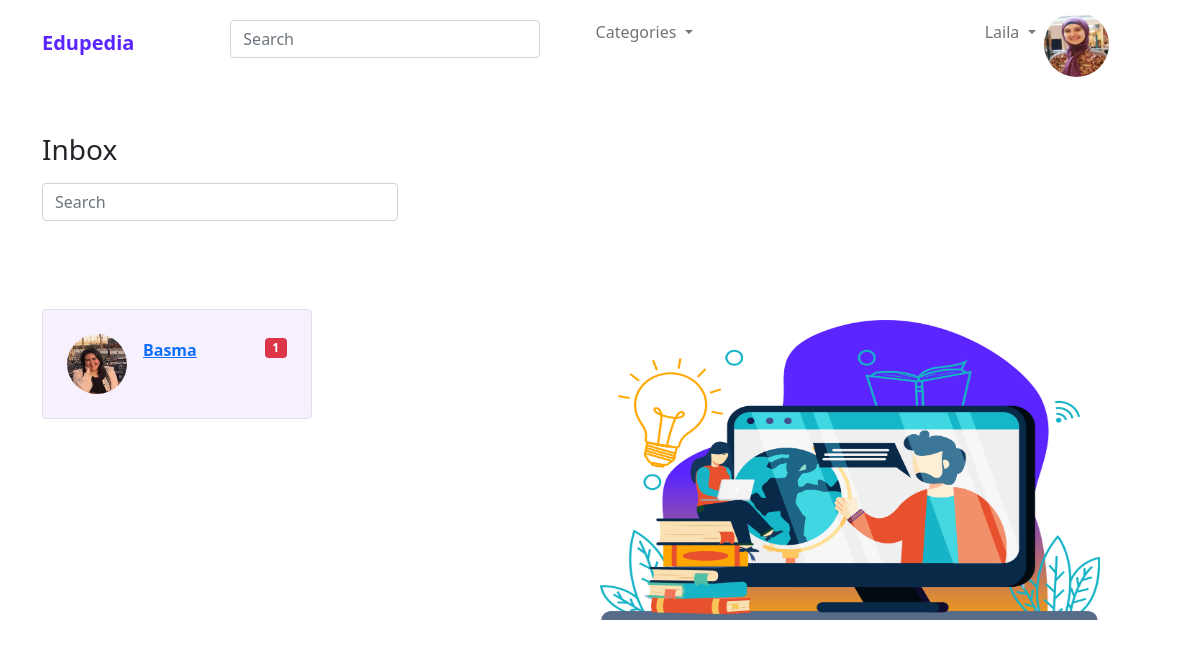
The page /server/messages.php (signed in) on the database as committed earlier.
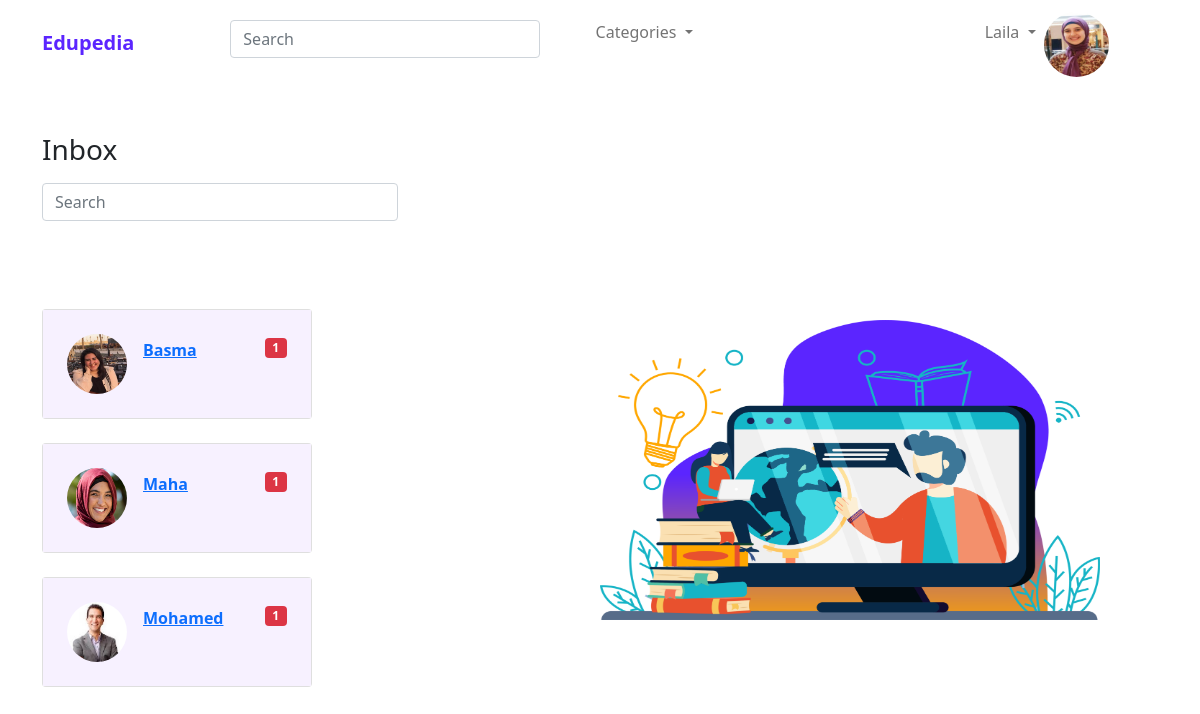
The same page on the database as committed later.
### tables this page shows
CREATE TABLE `message` (
  `id` int(11) NOT NULL,
  `sent_by` int(11) NOT NULL,
  `received_by` int(11) NOT NULL,
  `message` varchar(255) NOT NULL,
  `createdAt` varchar(255) NOT NULL,
  `seen` int(11) DEFAULT NULL
);

CREATE TABLE `user` (
  `id` int(11) NOT NULL,
  `type` int(11) NOT NULL,
  `fname` varchar(50) NOT NULL,
  `email` varchar(62) NOT NULL,
  `password` varchar(255) NOT NULL,
  `security_ans` varchar(255) NOT NULL,
  `picture` varchar(255) DEFAULT NULL,
  `tutor_status` int(11) DEFAULT NULL,
  `admin_rank` int(11) DEFAULT NULL,
  `tutor_cv` varchar(255) DEFAULT NULL,
  `status` text DEFAULT NULL
);

### server/functions.php (called while the page is built, shortened)
<?php
function select($sql)
{
    include 'database.php';
    $result = $conn->query($sql);
    return $result->fetch_assoc();
}
?>

### server/messages.php (the view, shortened to what this page needs)
<html>
<head>
    <link rel="stylesheet" type="text/css" href="styles/styles.css">
    <link href="https://cdn.jsdelivr.net/npm/bootstrap@5.1.3/dist/css/bootstrap.min.css" rel="stylesheet">
    <link href='https://stackpath.bootstrapcdn.com/bootstrap/5.0.0-alpha1/css/bootstrap.min.css' rel='stylesheet'>
    <link href='https://cdnjs.cloudflare.com/ajax/libs/font-awesome/4.0.3/css/font-awesome.css' rel='stylesheet'>
    <link rel="stylesheet" href="https://cdn.jsdelivr.net/npm/bootstrap-icons@1.5.0/font/bootstrap-icons.css">
</head>
<html>
<?php
include 'functions.php';
include 'nav.php';
include 'database.php';
if (isset($_GET['id'])) {
    $user = $_GET['id'];
} else {
    $user = $_SESSION['id'];
}
$sql = "SELECT * FROM message WHERE sent_by='" . $user  . "'or received_by='" . $user  . "'";
$result = $conn->query($sql);
$inbox = array();
?>
<body>
    <div class="container py-5">
        <div class="row">
            <div class="col-md-6 col-lg-5 col-xl-4 mb-4 mb-md-0">
                <h3 class="font-weight-bold mb-3 text-left text-lg-start" id="inbox">Inbox</h3>
                <form class="w-auto">
                    <input type="text" class="form-control" name="search_text1" placeholder="Search" id="search_text1" aria-label="Search" />
                </form>
                <br>
                <br>
                <br>
                <?php
                while ($row = $result->fetch_assoc()) {
                    if ($row['sent_by'] == $user) {
                        $sql1 = "SELECT * FROM user WHERE id='" . $row['received_by'] . "'";
                        $result1 = select($sql1);
                        if (!in_array($row['received_by'], $inbox)) {
                            array_push($inbox, $row['received_by']);
                        } else {
                            continue;
                        }
                ?>
                    <?php
                    } else {
                        $sql1 = "SELECT * FROM user WHERE id='" . $row['sent_by'] . "'";
                        $result1 = select($sql1);
                        if (!in_array($row['sent_by'], $inbox)) {
                            array_push($inbox, $row['sent_by']);
                        } else {
                            continue;
                        }
                    }
                    ?>
                    <div class="card">
                        <div class="card-body" style="background-color:#F7F1FF;">
                            <?php
                            if ($user == $_SESSION['id']) {
                            ?>
                                <ul class="list-unstyled mb-0">
                                    <li class="p-2 ">
                                        <a href="#!" class="d-flex justify-content-between">
                                            <div class="d-flex flex-row">
                                                <img src=<?php echo $result1['picture'] ?> alt="avatar" class="rounded-circle d-flex align-self-center me-3 shadow-1-strong" width="60" height="60">
                                                <div class="pt-1">
                                                    <p class="fw-bold mb-0" onclick="location.href='message.php?receiver=<?php echo $result1['id']; ?>'"><?php echo $result1['fname'] ?></p>
                                                </div>
                                            </div>
                                            <div class="pt-1">
                                                <span class="badge bg-danger float-end">1</span>
                                            </div>
                                        </a>
                                    </li>
                                </ul>
                            <?php
                            }
                            ?>
                        </div>
                    </div>
                    <br>
                <?php
                }
                ?>
            </div>
        </div>
    </div>
    <div class="col-md-6">
        <img id="illustration" src="../server/images/backgroundtutor.png" class="img-fluid" style="width: 500px;position:absolute;left:50%;top:40%" alt="Responsive image">
    </div>
</html>

### server/nav.php (shortened to what this page needs)
<html>
<?php
if (!empty($_SESSION['user'])) {
    if ($_SESSION["user"] == 1) {
        include_once 'navbarAdmin.php';
    } else if ($_SESSION["user"] == 2) {
        include_once 'navbarLearner.php';
    } else if ($_SESSION["user"] == 3) {
        include_once 'navbarAdmin.php';
    } else if ($_SESSION["user"] == 4) {
        include_once 'navbarAdmin.php';
    }
} else {
    include_once 'navbar.php';
}
?>
</html>

### server/navbarAdmin.php (shortened to what this page needs)
<html>
<?php
include_once 'database.php';
?>
<head>
    <link rel="stylesheet" type="text/css" href="styles/styles.css">
    <link href="https://cdn.jsdelivr.net/npm/bootstrap@5.0.2/dist/css/bootstrap.min.css" rel="stylesheet">
</head>
<body>
    <nav class="navbar navbar-expand-md navbar-light bg-faded justify-content-center" id="navbar">
        <div class="container">
            <a href="home.php" class="navbar-brand d-flex justify-content-center w=50 me-auto">Edupedia</a>
            <div class="collapse navbar-collapse col-4 mx-5 mt-1" id="main-nav">
                <div class="col-4 mx-5 mt-1">
                    <form class="w-auto">
                        <input type="text" class="form-control" name="search_text" placeholder="Search" id="search_text" aria-label="Search" />
                    </form>
                </div>
                <ul class="navbar-nav d-flex flex-row me-1">
                    <li class="nav-item dropdown">
                        <a class="nav-link dropdown-toggle" href="#" id="navbarDropdown" role="button" data-toggle="dropdown" aria-haspopup="true" aria-expanded="false">
                            Categories
                        </a>
                    </li>
                    <div class="col-4">
                        <div class="collapse navbar-collapse  justify-content-center" id="navbar-list-4">
                            <ul class="navbar-nav">
                                <li class="nav-item dropdown">
                                    <a class="nav-link dropdown-toggle" href="#" id="navbarDropdownMenuLink" role="button" data-toggle="dropdown" aria-haspopup="true" aria-expanded="false">
                                        <?php echo $_SESSION['name']; ?>
                                    </a>
                                </li>
                                <img class="rounded-circle shadow-1-strong me-3" src="<?php echo $_SESSION['picture']; ?>" alt="avatar" width="65" height="65" />
                            </ul>
                        </div>
                    </div>
                </ul>
            </div>
        </div>
    </nav>
</body>
</html>

### server/database.php (shortened to what this page needs)
<html>
</html>

### server/styles/styles.css (style rules this page uses)
:root { --primary: #5B25FF; --dark: rgb(17, 16, 16); --body: #363EE0; --dark2: #1c1d1f; --box-shadow: 2px 3px 5px grey; --active:#FFA700; --font:"Open Sans", sans-serif; }
#illustration { height: 300px; width: 800px; }
.card { width:270px; }
#navbar-list-4 { padding-left: 350px; }
#navbar { background: transparent !important; background-color: #f3f3f3; }
.navbar .navbar-brand { color:var(--primary) !important; font-weight: bolder; }
body { font-family: 'Lato', sans-serif; }
body { font-family: Arial, sans-serif; }

Rows that differ between the two databases and show on the page:
added message: sent_by.picture (picture), sent_by.fname "Maha"
added message: received_by.picture (picture), received_by.fname "Mohamed"
